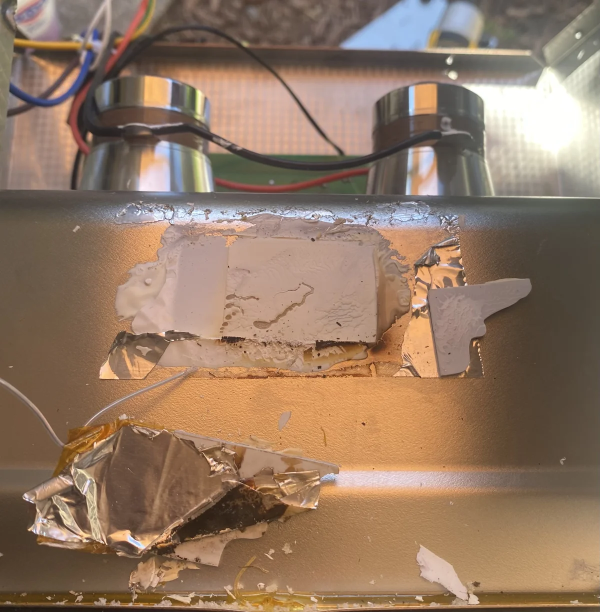
#> input picture assets/images/breaking_fixing_ultrasonic_cleaner/broken_cleaner.webp, 1200 x 1224 px (shown at 1/2 size)
$ python make_thumbnail.py ../assets/images/breaking_fixing_ultrasonic_cleaner/broken_cleaner.webp ../assets/images/breaking_fixing_ultrasonic_cleaner/cleaner_pcb.webp
#> lines starting #> are read from the running program, lines starting #| are printed output that depends on the picture
import sys
from PIL import Image

def resize_to_200x200(input_path, output_path):
    im = Image.open(input_path)
#> im is the input picture: PIL image 1200x1224 RGB; mean R, G, B 146.5, 120.6, 100.2
    width, height = im.size
#> width = 1200; height = 1224

    if width < height:
        new_width = 200
        new_height = int(height * 200 / width)
#> new_height = 204
        im = im.resize((new_width, new_height), Image.Resampling.LANCZOS)
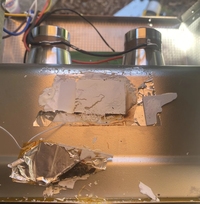
#> im: PIL image 200x204 RGB; mean R, G, B 146.5, 120.6, 100.2
        top = (new_height - 200) // 2
#> top = 2
        im = im.crop((0, top, 200, top + 200))
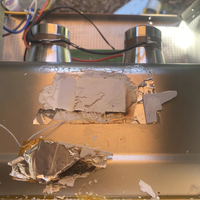
#> im: PIL image 200x200 RGB; mean R, G, B 147.1, 121, 100.5
    else:
        new_height = 200
        new_width = int(width * 200 / height)
        im = im.resize((new_width, new_height), Image.Resampling.LANCZOS)
        left = (new_width - 200) // 2
        im = im.crop((left, 0, left + 200, 200))

    im.save(output_path, format='WEBP')

if __name__ == "__main__":
    if len(sys.argv) != 3:
        print("Usage: python make_thumbnail.py input.webp output.webp")
        sys.exit(1)
    resize_to_200x200(sys.argv[1], sys.argv[2])

$ run again, on assets/images/breaking_fixing_ultrasonic_cleaner/new_heater_close.webp
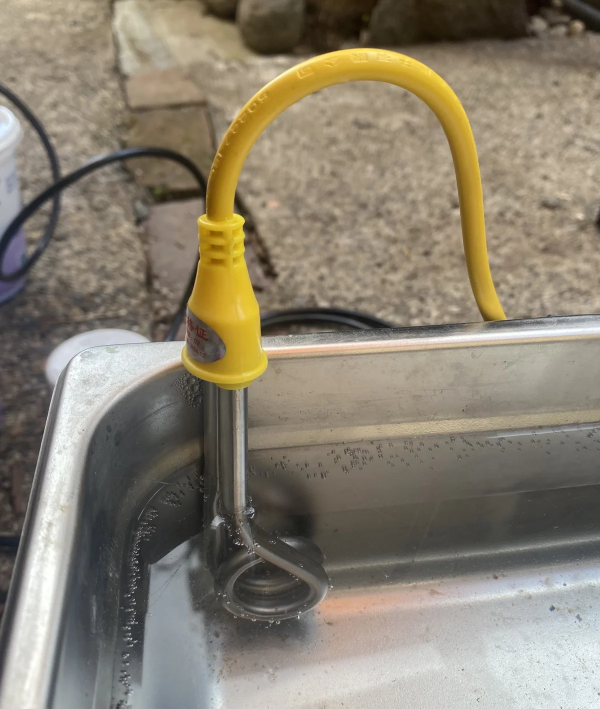
#> input picture assets/images/breaking_fixing_ultrasonic_cleaner/new_heater_close.webp, 1200 x 1418 px (shown at 1/2 size)
#> in resize_to_200x200, im is the input picture: PIL image 1200x1418 RGB; mean R, G, B 137.5, 129.1, 113
#> in resize_to_200x200, `im = im.resize((new_width, new_height), Image.Resampling.LANCZOS)`:
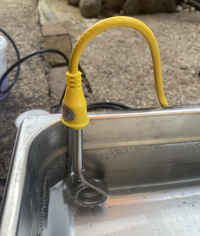
#> im: PIL image 200x236 RGB; mean R, G, B 137.5, 129.1, 113
#> in resize_to_200x200, `im = im.crop((0, top, 200, top + 200))`:
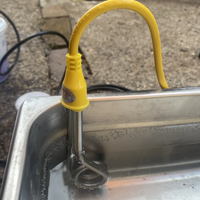
#> im: PIL image 200x200 RGB; mean R, G, B 136, 127, 110
